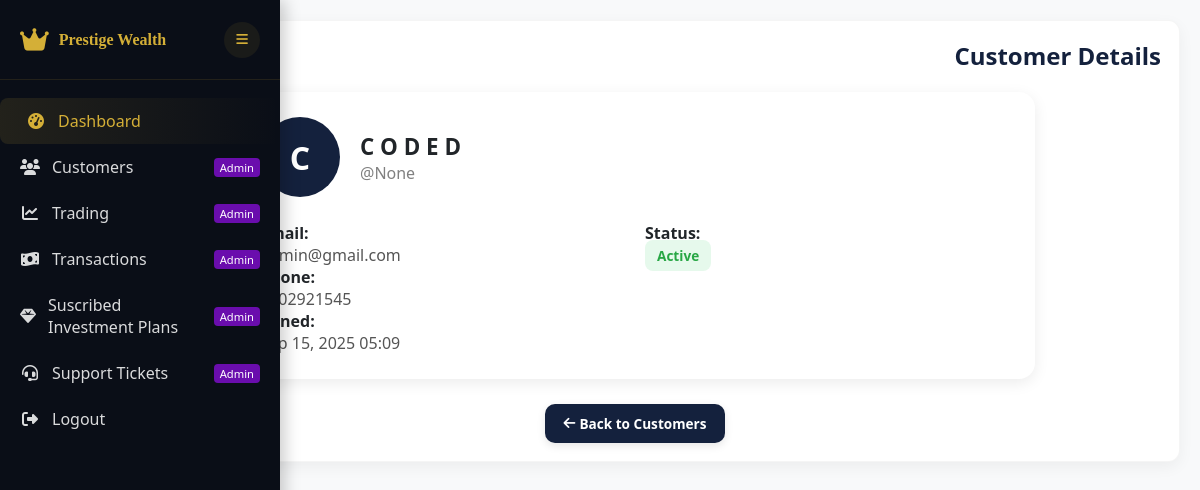
The page /customers/d0940bac-8333-473f-8d0e-c3149ddc4039/ on the database its author committed.
### trade/models/customers.py (models this page shows, shortened)
class Customer(BaseModel):
    agent = models.ForeignKey(
        User, on_delete=models.CASCADE, null=True, blank=True, related_name="chat_agent"
    )
    user = models.ForeignKey(User, on_delete=models.CASCADE)
    image = models.ImageField(null=True, blank=True)
    full_name = models.CharField(max_length=100)
    country_code = models.CharField(max_length=20, null=True, blank=True)
    phone_number = models.CharField(max_length=20, null=True, blank=True)
    referial_code = models.CharField(max_length=100, null=True, blank=True)
    is_active = models.BooleanField(default=True)

### accounts/models.py (models this page shows, shortened)
class User(AbstractBaseUser):
    username=models.CharField(max_length=100, null=True, blank=True)
    email = models.EmailField(unique=True)
    code = models.CharField(max_length=100, null=True, blank=True)
    is_active = models.BooleanField(default=True)
    date_joined = models.DateTimeField(verbose_name="date joined", auto_now_add=True)
    last_login = models.DateTimeField(verbose_name="last joined", auto_now=True)
    is_admin = models.BooleanField(default=False)
    is_staff = models.BooleanField(default=False)
    is_superuser = models.BooleanField(default=False)
    objects = MyAccountManager()
    USERNAME_FIELD = "email"
    REQUIRED_FIELDS = []
    class Meta:
        verbose_name_plural = "Users"
        ordering = ["-id"]

### trade/views.py (the view)
# urls.py: path("customers/<uuid:customer_id>/", customer_detail, name="customer_detail"),
def customer_detail(request, customer_id):
    customer = get_object_or_404(Customer, id=customer_id)
    account = Account.objects.filter(customer=customer).first()
    if request.method == "POST":
        form = AccountForm(request.POST, instance=account)
        if form.is_valid():
            form.save()
            messages.success(request, "Account balance updated successfully.")
            return redirect("trade:customer_detail", customer.id)
        else:
            messages.error(request, "Failed to update account balance. Please check the value.")
    else:
        form = AccountForm(instance=account)
    context = {
        "customer": customer,
        "account": account,
        "form": form,
    }
    return render(request, "agent/customer_details.html", context)

### templates/agent/customer_details.html (shortened to what this page needs)
{% extends 'agent/base.html' %}
{% block content %}
<div class="main-content" id="mainContent">
  <div class="data-container">
    <h3 style="margin-bottom:20px; font-size:1.5rem; font-weight:700; color:var(--primary-blue);">
      Customer Details
    </h3>
    <div class="profile-card"
         style="background:#fff; border-radius:16px; padding:25px; box-shadow:0 4px 15px rgba(0,0,0,0.08); max-width:800px; margin:auto;">
      <div style="display:flex; align-items:center; gap:20px; margin-bottom:25px;">
        <div style="width:80px; height:80px; border-radius:50%; background:var(--primary-blue); color:#fff;
                    font-size:2rem; display:flex; align-items:center; justify-content:center; font-weight:700;">
          {{ customer.full_name|first|upper }}
        </div>
        <div>
          <h2 style="margin:0; font-size:1.4rem; font-weight:700;">{{ customer.full_name }}</h2>
          <p style="margin:0; color:gray;">@{{ customer.user.username }}</p>
        </div>
      </div>
      <div style="display:grid; grid-template-columns:1fr 1fr; gap:20px;">
        <div>
          <p><strong>Email:</strong><br><span style="color:#555;">{{ customer.user.email }}</span></p>
          <p><strong>Phone:</strong><br><span style="color:#555;">{{ customer.phone_number|default:"N/A" }}</span></p>
          <p><strong>Joined:</strong><br><span style="color:#555;">{{ customer.created_at|date:"M d, Y H:i" }}</span></p>
        </div>
        <div>
          <p><strong>Status:</strong><br>
            {% if customer.is_active %}
              <span class="status-badge status-active"
                    style="background:#e6f9ec; color:#28a745; padding:6px 12px; border-radius:8px; font-weight:600;">
                Active
              </span>
            {% else %}
              <span class="status-badge status-inactive"
                    style="background:#fde8e8; color:#e74c3c; padding:6px 12px; border-radius:8px; font-weight:600;">
                Inactive
              </span>
            {% endif %}
          </p>
        </div>
      </div>
    </div>
    <div style="margin-top:25px; text-align:center;">
      <a href="{% url 'trade:customers' %}"
         class="btn-action btn-back"
         style="padding:10px 18px; border-radius:10px; background:var(--primary-blue);
                color:#fff; text-decoration:none; font-weight:600; box-shadow:0 3px 8px rgba(0,0,0,0.1);">
        <i class="fas fa-arrow-left"></i> Back to Customers
      </a>
    </div>
  </div>
</div>
{% endblock content %}

### templates/agent/base.html (style rules this page uses)
:root { --primary-dark:#0A0E17;--primary-gold:#D4AF37;--primary-blue:#14213D; --accent-purple:#6A0DAD;--light-bg:#F8F9FA;--white:#FFFFFF; --text-dark:#212529;--text-light:#6C757D;--success:#28a745;--danger:#dc3545; --warning:#ffc107;--info:#17a2b8;--sidebar-width:280px;--sidebar-collapsed:70px; --header-height:80px;--card-radius:12px;--transition:all .3s ease; }
* { box-sizing:border-box;margin:0;padding:0 }
body { font-family:'Segoe UI',Tahoma,Helvetica,Arial,sans-serif;background:var(--light-bg);color:var(--text-dark);min-height:100vh;overflow-x:hidden }
.main-content { flex:1;margin-left:var(--sidebar-width);transition:var(--transition);padding:20px;width:calc(100% - var(--sidebar-width)) }
.data-container { background:var(--white);padding:18px;border-radius:var(--card-radius);box-shadow:0 5px 15px rgba(0,0,0,.05);margin-bottom:22px;border:1px solid rgba(0,0,0,.04);overflow:auto }
.data-container h3 { margin-bottom:12px;display:flex;align-items:center;justify-content:space-between }
.status-badge { padding:6px 12px;border-radius:20px;font-weight:600;font-size:0.85rem }
.status-active { background:rgba(40,167,69,.12);color:var(--success) }
.btn-action { padding:6px 10px;border-radius:6px;border:none;cursor:pointer;font-size:0.85rem;display:inline-flex;align-items:center;gap:4px }
@media (max-width:1200px) { .main-content { margin-left:var(--sidebar-collapsed);width:calc(100% - var(--sidebar-collapsed)) } }

### rows shown on the page
Customer: full_name|first "C", full_name "C O D E D", user.username "None", user.email "admin@gmail.com", phone_number "0202921545", created_at "Sep 15, 2025 05:09"
